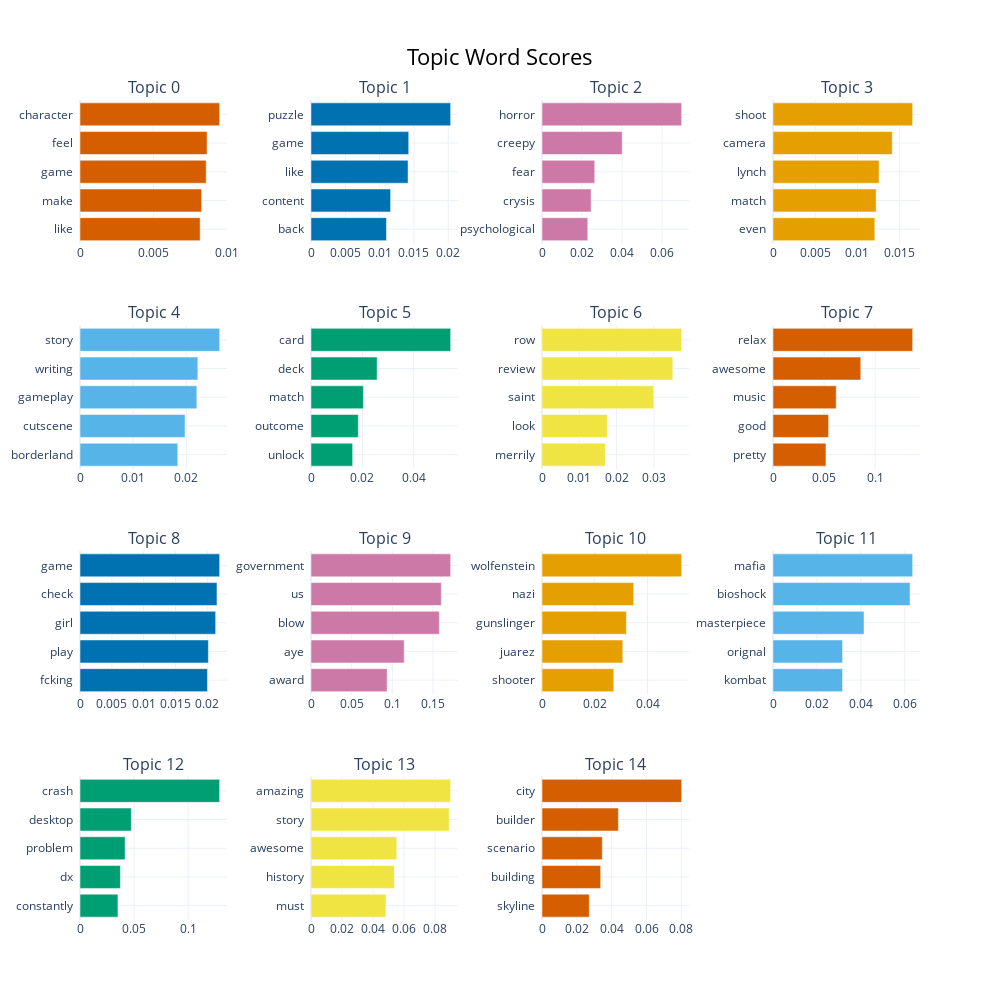

Here is the notebook cell this chart was saved with:
### Code cell
# Contoh kelompok topik dekat secara visual
topics_to_merge = [
    [61, 33],  # puzzle...
    [51, 13],
    [18, 40],
    [2, 62, 6],
    [8, 71],
    [52, 55],
    [20, 26],
    [19, 73],
]

# Lakukan merge
final_model.merge_topics(docs, topics_to_merge=topics_to_merge)

# Visualisasi topik setelah merge
fig_bar = final_model.visualize_barchart(top_n_topics=15)
fig_bar.show()

# Perbarui dataframe assignment
df["topic"] = final_model.topics_
df.to_csv("hasil_topic_assignment.csv", index=False)

# Simpan keywords untuk masing-masing topik (dengan MMR)
topic_keywords = [
    {
      "topic": tid,
      "keywords": ", ".join([w for w, _ in final_model.get_topic(tid)])
    }
    for tid in final_model.get_topic_info()["Topic"] if tid != -1
]
pd.DataFrame(topic_keywords).to_csv("merged_topic.csv", index=False)

### Figure 1 — Plotly figure (JSON) as saved in the notebook; plotly's stock layout.template omitted (floating-point values rounded to 4 significant figures)
{"data": [{"marker": {"color": "#D55E00"}, "orientation": "h", "type": "bar", "x": [0.008201, 0.008301, 0.008614, 0.008672, 0.00953], "xaxis": "x", "y": ["like  ", "make  ", "game  ", "feel  ", "character  "], "yaxis": "y"}, {"marker": {"color": "#0072B2"}, "orientation": "h", "type": "bar", "x": [0.011, 0.0116, 0.01414, 0.01424, 0.02035], "xaxis": "x2", "y": ["back  ", "content  ", "like  ", "game  ", "puzzle  "], "yaxis": "y2"}, {"marker": {"color": "#CC79A7"}, "orientation": "h", "type": "bar", "x": [0.0229, 0.02457, 0.02638, 0.04012, 0.06985], "xaxis": "x3", "y": ["psychological  ", "crysis  ", "fear  ", "creepy  ", "horror  "], "yaxis": "y3"}, {"marker": {"color": "#E69F00"}, "orientation": "h", "type": "bar", "x": [0.01205, 0.01221, 0.01255, 0.01411, 0.01653], "xaxis": "x4", "y": ["even  ", "match  ", "lynch  ", "camera  ", "shoot  "], "yaxis": "y4"}, {"marker": {"color": "#56B4E9"}, "orientation": "h", "type": "bar", "x": [0.01841, 0.01978, 0.02199, 0.02218, 0.02629], "xaxis": "x5", "y": ["borderland  ", "cutscene  ", "gameplay  ", "writing  ", "story  "], "yaxis": "y5"}, {"marker": {"color": "#009E73"}, "orientation": "h", "type": "bar", "x": [0.01619, 0.01839, 0.0204, 0.02574, 0.05434], "xaxis": "x6", "y": ["unlock  ", "outcome  ", "match  ", "deck  ", "card  "], "yaxis": "y6"}, {"marker": {"color": "#F0E442"}, "orientation": "h", "type": "bar", "x": [0.01695, 0.01752, 0.02994, 0.03506, 0.03742], "xaxis": "x7", "y": ["merrily  ", "look  ", "saint  ", "review  ", "row  "], "yaxis": "y7"}, {"marker": {"color": "#D55E00"}, "orientation": "h", "type": "bar", "x": [0.05184, 0.0544, 0.06186, 0.08592, 0.1367], "xaxis": "x8", "y": ["pretty  ", "good  ", "music  ", "awesome  ", "relax  "], "yaxis": "y8"}, {"marker": {"color": "#0072B2"}, "orientation": "h", "type": "bar", "x": [0.02002, 0.02017, 0.02131, 0.02152, 0.02194], "xaxis": "x9", "y": ["fcking  ", "play  ", "girl  ", "check  ", "game  "], "yaxis": "y9"}, {"marker": {"color": "#CC79A7"}, "orientation": "h", "type": "bar", "x": [0.09356, 0.1146, 0.1577, 0.1602, 0.1717], "xaxis": "x10", "y": ["award  ", "aye  ", "blow  ", "us  ", "government  "], "yaxis": "y10"}, {"marker": {"color": "#E69F00"}, "orientation": "h", "type": "bar", "x": [0.0272, 0.03063, 0.03197, 0.03475, 0.05292], "xaxis": "x11", "y": ["shooter  ", "juarez  ", "gunslinger  ", "nazi  ", "wolfenstein  "], "yaxis": "y11"}, {"marker": {"color": "#56B4E9"}, "orientation": "h", "type": "bar", "x": [0.03168, 0.03168, 0.04142, 0.06237, 0.06357], "xaxis": "x12", "y": ["kombat  ", "orignal  ", "masterpiece  ", "bioshock  ", "mafia  "], "yaxis": "y12"}, {"marker": {"color": "#009E73"}, "orientation": "h", "type": "bar", "x": [0.03507, 0.03736, 0.04171, 0.04745, 0.1291], "xaxis": "x13", "y": ["constantly  ", "dx  ", "problem  ", "desktop  ", "crash  "], "yaxis": "y13"}, {"marker": {"color": "#F0E442"}, "orientation": "h", "type": "bar", "x": [0.04835, 0.05378, 0.05535, 0.08916, 0.0901], "xaxis": "x14", "y": ["must  ", "history  ", "awesome  ", "story  ", "amazing  "], "yaxis": "y14"}, {"marker": {"color": "#D55E00"}, "orientation": "h", "type": "bar", "x": [0.02715, 0.03369, 0.03462, 0.04386, 0.08018], "xaxis": "x15", "y": ["skyline  ", "building  ", "scenario  ", "builder  ", "city  "], "yaxis": "y15"}], "layout": {"annotations": [{"font": {"size": 16}, "showarrow": false, "text": "Topic 0", "x": 0.0875, "xanchor": "center", "xref": "paper", "y": 1, "yanchor": "bottom", "yref": "paper"}, {"font": {"size": 16}, "showarrow": false, "text": "Topic 1", "x": 0.3625, "xanchor": "center", "xref": "paper", "y": 1, "yanchor": "bottom", "yref": "paper"}, {"font": {"size": 16}, "showarrow": false, "text": "Topic 2", "x": 0.6375, "xanchor": "center", "xref": "paper", "y": 1, "yanchor": "bottom", "yref": "paper"}, {"font": {"size": 16}, "showarrow": false, "text": "Topic 3", "x": 0.9125, "xanchor": "center", "xref": "paper", "y": 1, "yanchor": "bottom", "yref": "paper"}, {"font": {"size": 16}, "showarrow": false, "text": "Topic 4", "x": 0.0875, "xanchor": "center", "xref": "paper", "y": 0.725, "yanchor": "bottom", "yref": "paper"}, {"font": {"size": 16}, "showarrow": false, "text": "Topic 5", "x": 0.3625, "xanchor": "center", "xref": "paper", "y": 0.725, "yanchor": "bottom", "yref": "paper"}, {"font": {"size": 16}, "showarrow": false, "text": "Topic 6", "x": 0.6375, "xanchor": "center", "xref": "paper", "y": 0.725, "yanchor": "bottom", "yref": "paper"}, {"font": {"size": 16}, "showarrow": false, "text": "Topic 7", "x": 0.9125, "xanchor": "center", "xref": "paper", "y": 0.725, "yanchor": "bottom", "yref": "paper"}, {"font": {"size": 16}, "showarrow": false, "text": "Topic 8", "x": 0.0875, "xanchor": "center", "xref": "paper", "y": 0.45, "yanchor": "bottom", "yref": "paper"}, {"font": {"size": 16}, "showarrow": false, "text": "Topic 9", "x": 0.3625, "xanchor": "center", "xref": "paper", "y": 0.45, "yanchor": "bottom", "yref": "paper"}, {"font": {"size": 16}, "showarrow": false, "text": "Topic 10", "x": 0.6375, "xanchor": "center", "xref": "paper", "y": 0.45, "yanchor": "bottom", "yref": "paper"}, {"font": {"size": 16}, "showarrow": false, "text": "Topic 11", "x": 0.9125, "xanchor": "center", "xref": "paper", "y": 0.45, "yanchor": "bottom", "yref": "paper"}, {"font": {"size": 16}, "showarrow": false, "text": "Topic 12", "x": 0.0875, "xanchor": "center", "xref": "paper", "y": 0.175, "yanchor": "bottom", "yref": "paper"}, {"font": {"size": 16}, "showarrow": false, "text": "Topic 13", "x": 0.3625, "xanchor": "center", "xref": "paper", "y": 0.175, "yanchor": "bottom", "yref": "paper"}, {"font": {"size": 16}, "showarrow": false, "text": "Topic 14", "x": 0.6375, "xanchor": "center", "xref": "paper", "y": 0.175, "yanchor": "bottom", "yref": "paper"}], "height": 1000, "hoverlabel": {"bgcolor": "white", "font": {"family": "Rockwell", "size": 16}}, "showlegend": false, "title": {"font": {"color": "Black", "size": 22}, "text": "Topic Word Scores", "x": 0.5, "xanchor": "center", "yanchor": "top"}, "width": 1000, "xaxis": {"anchor": "y", "domain": [0, 0.175], "showgrid": true}, "xaxis10": {"anchor": "y10", "domain": [0.275, 0.45], "showgrid": true}, "xaxis11": {"anchor": "y11", "domain": [0.55, 0.725], "showgrid": true}, "xaxis12": {"anchor": "y12", "domain": [0.825, 1], "showgrid": true}, "xaxis13": {"anchor": "y13", "domain": [0, 0.175], "showgrid": true}, "xaxis14": {"anchor": "y14", "domain": [0.275, 0.45], "showgrid": true}, "xaxis15": {"anchor": "y15", "domain": [0.55, 0.725], "showgrid": true}, "xaxis16": {"anchor": "y16", "domain": [0.825, 1], "showgrid": true}, "xaxis2": {"anchor": "y2", "domain": [0.275, 0.45], "showgrid": true}, "xaxis3": {"anchor": "y3", "domain": [0.55, 0.725], "showgrid": true}, "xaxis4": {"anchor": "y4", "domain": [0.825, 1], "showgrid": true}, "xaxis5": {"anchor": "y5", "domain": [0, 0.175], "showgrid": true}, "xaxis6": {"anchor": "y6", "domain": [0.275, 0.45], "showgrid": true}, "xaxis7": {"anchor": "y7", "domain": [0.55, 0.725], "showgrid": true}, "xaxis8": {"anchor": "y8", "domain": [0.825, 1], "showgrid": true}, "xaxis9": {"anchor": "y9", "domain": [0, 0.175], "showgrid": true}, "yaxis": {"anchor": "x", "domain": [0.825, 1], "showgrid": true}, "yaxis10": {"anchor": "x10", "domain": [0.275, 0.45], "showgrid": true}, "yaxis11": {"anchor": "x11", "domain": [0.275, 0.45], "showgrid": true}, "yaxis12": {"anchor": "x12", "domain": [0.275, 0.45], "showgrid": true}, "yaxis13": {"anchor": "x13", "domain": [0, 0.175], "showgrid": true}, "yaxis14": {"anchor": "x14", "domain": [0, 0.175], "showgrid": true}, "yaxis15": {"anchor": "x15", "domain": [0, 0.175], "showgrid": true}, "yaxis16": {"anchor": "x16", "domain": [0, 0.175], "showgrid": true}, "yaxis2": {"anchor": "x2", "domain": [0.825, 1], "showgrid": true}, "yaxis3": {"anchor": "x3", "domain": [0.825, 1], "showgrid": true}, "yaxis4": {"anchor": "x4", "domain": [0.825, 1], "showgrid": true}, "yaxis5": {"anchor": "x5", "domain": [0.55, 0.725], "showgrid": true}, "yaxis6": {"anchor": "x6", "domain": [0.55, 0.725], "showgrid": true}, "yaxis7": {"anchor": "x7", "domain": [0.55, 0.725], "showgrid": true}, "yaxis8": {"anchor": "x8", "domain": [0.55, 0.725], "showgrid": true}, "yaxis9": {"anchor": "x9", "domain": [0.275, 0.45], "showgrid": true}}}
